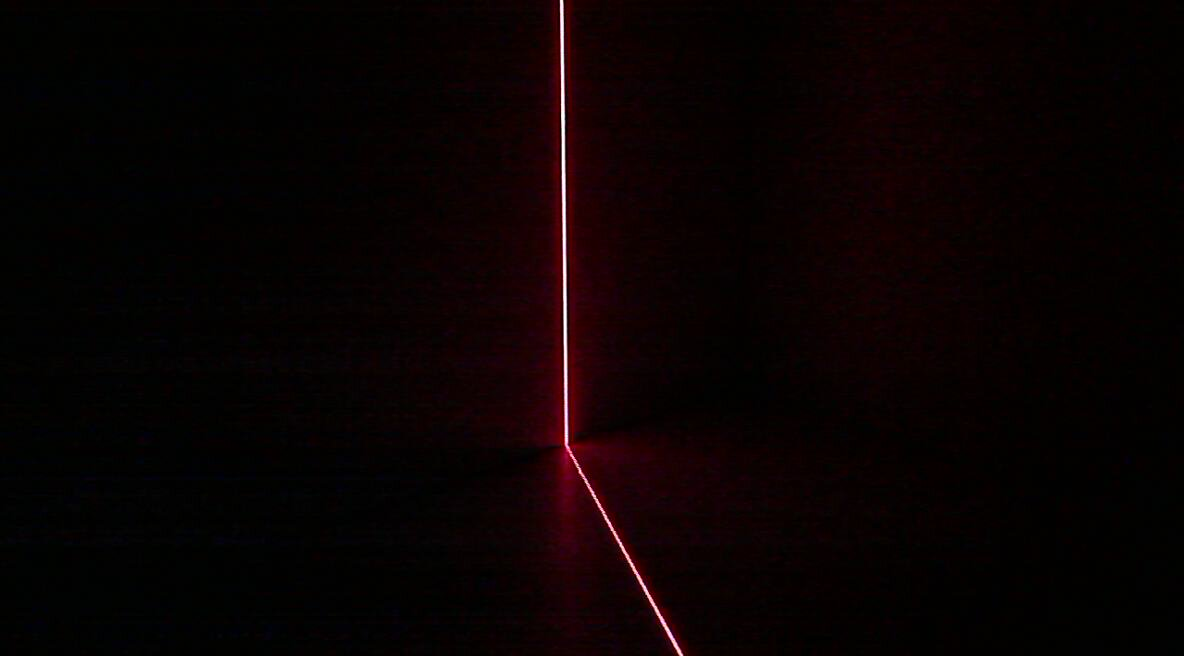
//> input picture pics/corner.jpg, 1184 x 656 px
$ ./main2   (built with g++ and OpenCV 4)
//> lines starting //> are read from the running program, lines starting //| are printed output that depends on the picture; after the words box and inside, x2 and y2 are one past the last pixel; in counts of white or black regions, pixels touching at a corner belong together
#include <iostream>
#include <stdlib.h>
#include <stdio.h>

#include <cv.h>
#include <highgui.h>

using namespace cv;

int V_cut=200;
int H_cut=100;

std::vector< std::vector <double> > A;

std::vector <double> image2Real(Point p)
{
  std::vector <double> res;
  double s = A[3][0]*(double)p.x + A[3][1]*(double)p.y + A[3][2];
  std::cerr << "s=" << s << std::endl;
  double X=0;
  double Y=0;
  double Z=0;
  s=100000;
  if(s!=0)
  {
    X = (A[0][0]*(double)p.x + A[0][1]*(double)p.y + A[0][2])/s;
    Y = (A[1][0]*(double)p.x + A[1][1]*(double)p.y + A[1][2])/s;
    Z = (A[2][0]*(double)p.x + A[2][1]*(double)p.y + A[2][2])/s;
    res.push_back(X);
    res.push_back(Y);
    res.push_back(Z);
  }
  else
    std::cerr << "Error in image2Real : s=0" << std::endl;

  return res;
}


using namespace cv;
int main(int argc, char ** argv)
{

  // Transformation matrix (svd octave function)
  std::vector< double > row;
// [23 lines of commented-out code are left out]

  row.push_back(3.40029568434935e+05);
  row.push_back(9.62738363555907e+04);
  row.push_back(1.74323335505271e+04);
  A.push_back(row);
  row.clear();
  row.push_back(1.53981017646603e+04);
  row.push_back(1.36045385557371e+04);
  row.push_back(3.83337816651352e+03);
  A.push_back(row);
  row.clear();
  row.push_back(2.94214152092455e+03);
  row.push_back(1.10431653825115e+03);
  row.push_back(9.03764719532437e+00);
  A.push_back(row);
  row.clear();
  row.push_back(9.92574144929398e-01);
  row.push_back(6.04487556479935e-01);
  row.push_back(2.14714106616099e-02);
  A.push_back(row);
  row.clear();


//////  CvCapture * capture = NULL; // capture
//////  IplImage * image = NULL; // capture assignation
  cv::Mat image = imread("pics/corner.jpg");
//> image is the input picture: 656 rows x 1184 cols, CV_8UC3; mean B, G, R 2.1, 2, 9.5
  cv::Mat image2; // clone of image
  cv::Mat image2HSV; // clone of image HSV version
  cv::Mat image2HSV2; // clone of image2HSV
  cv::Mat image2HSVGRAY; // clone of image2HSV

  cv::Mat img; // image for the calibration
  cv::Mat imgGRAY; // image for the calibration GRAY
  cv::Mat imgGRAY2; // image for the calibration GRAY
  cv::Mat imgWL; // image withlines

// [6 lines of commented-out code are left out]
	cvNamedWindow( "Real image" );
	cvNamedWindow( "Thresholded GRAY" );
//////	image = cvQueryFrame( capture );

	int c=0;
	int cpt=0;
//////	while( image && c != 32  && cpt==0) //spacebar to take image
  while(c != 32  && cpt==0) //spacebar to take image
	{
	  image2 = image;
	  cv::cvtColor(image2, image2HSV, CV_BGR2HSV);
//> image2HSV: 656 rows x 1184 cols, CV_8UC3; mean H, S, V 53.3, 216.7, 9.7
	  image2HSV2 = image2HSV;


//////	  image = cvQueryFrame( capture );


	  cv::cvtColor(image2, image2HSV, CV_BGR2HSV);
	  image2HSV2 = image2HSV;

	  // threshold image2HSV2
	  for(int i=0; i<image2HSV2.rows; i++)
    {
      for(int j=0; j<image2HSV2.cols; j++)
      {
        if(image2HSV.at<cv::Vec3b>(i,j)[2] < V_cut)
        {
          image2HSV2.at<cv::Vec3b>(i,j)[0] = 0;
          image2HSV2.at<cv::Vec3b>(i,j)[1] = 0;
          image2HSV2.at<cv::Vec3b>(i,j)[2] = 0;
        }
        else
        {
          image2HSV2.at<cv::Vec3b>(i,j) = image2HSV.at<cv::Vec3b>(i,j);
        }
      }
    }
//> image2HSV2: 656 rows x 1184 cols, CV_8UC3; mean H, S, V 0.4, 0.1, 0.6
    cv::blur( image2HSV2, image2HSV2, cv::Size(3,3) );
//> image2HSV2: 656 rows x 1184 cols, CV_8UC3; mean H, S, V 0.4, 0.1, 0.6
	  cvtColor( image2HSV2, image2HSVGRAY, CV_BGR2GRAY );
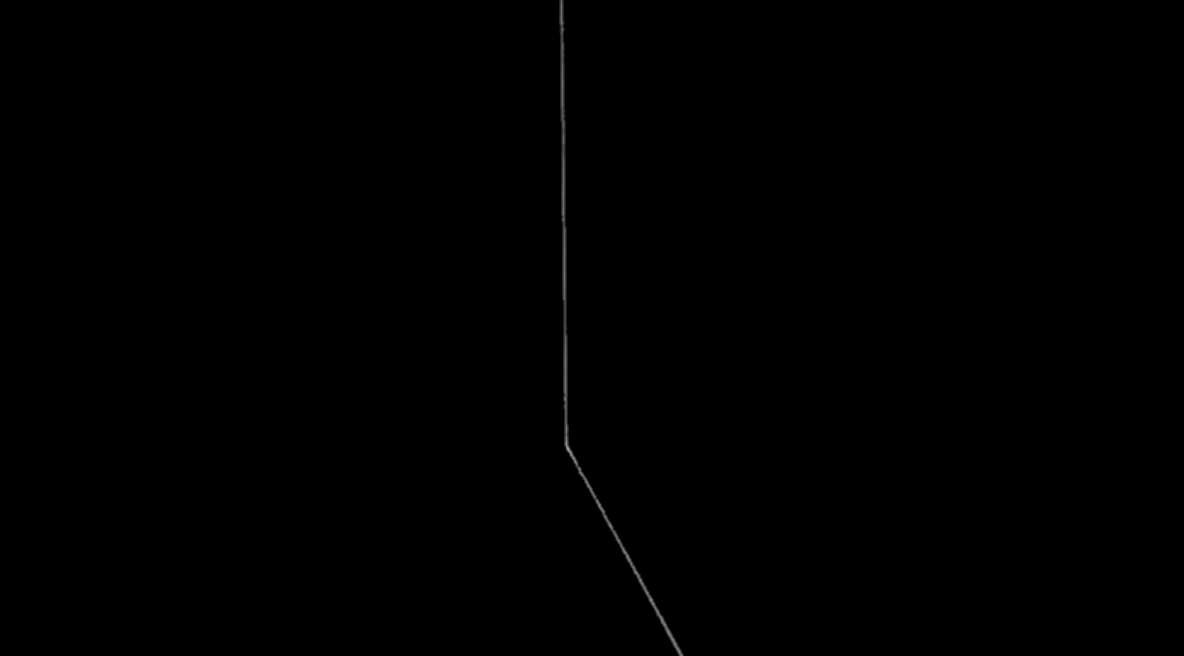
//> image2HSVGRAY: 656 rows x 1184 cols, CV_8UC1; min 0, max 172, mean 0.3

    imshow( "Real image", image2 );
	  cv::putText(image2, "Press 'Space' to take the snapshot", cvPoint(200,30), cv::FONT_HERSHEY_COMPLEX_SMALL, 0.45, cvScalar(200,200,200), 1);
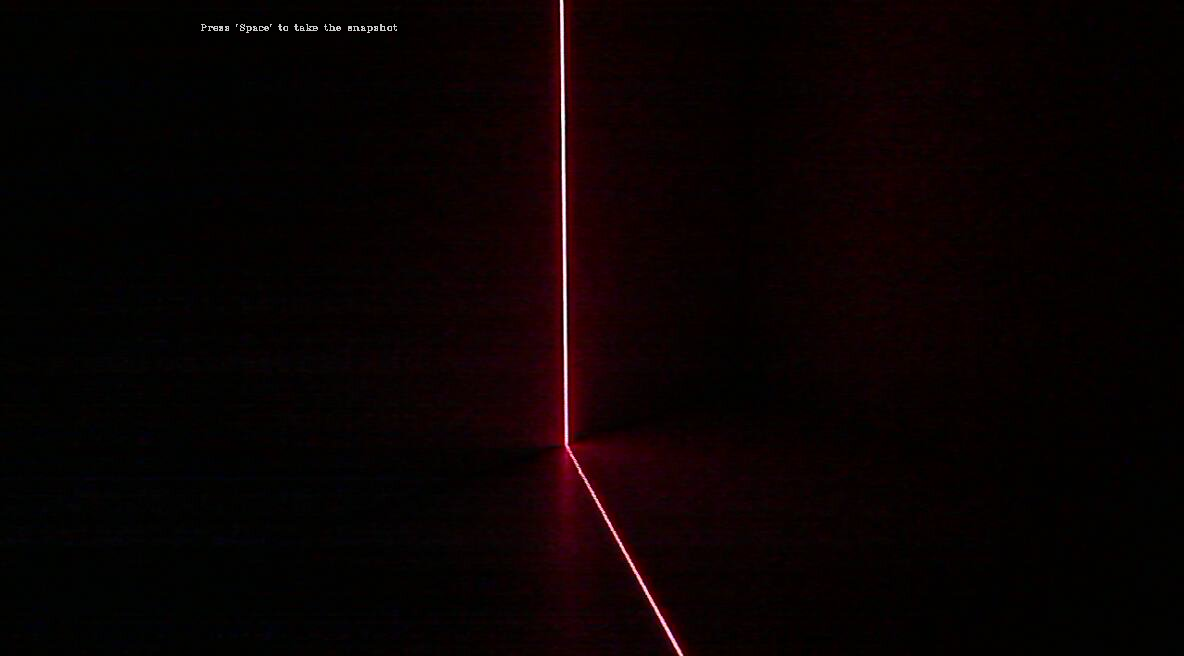
//> image2: 656 rows x 1184 cols, CV_8UC3; 0.06% of pixels changed, all inside (x1, y1, x2, y2) = (201, 24, 397, 33)

	  c = cvWaitKey( 15 );
//> the Esc key is pressed

    img = image2;
    imgGRAY = image2HSVGRAY;


    // Find middle of laser
    imgGRAY2 = imgGRAY.clone();
    imgGRAY2 = Scalar(0);
    std::vector<int> row;
    for(int i=0; i<imgGRAY.rows; i++)
    {
      for(int j=0; j<imgGRAY.cols; j++)
      {
        if(imgGRAY.at<unsigned char>(i,j) != 0)
          row.push_back(j);
      }
      if(row.size()!=0)
      {
        imgGRAY2.at<unsigned char>(i,row[row.size()/2]) = 255;
//        Point p(i,row[row.size()/2]);
//        std::vector<double> real = image2Real(p);
//        std::cout << real[0] << " " << real[1]  << " " << real[2] << std::endl;
      }
      row.clear();
    }
//> imgGRAY2: 656 rows x 1184 cols, CV_8UC1; 0.08% white in thin lines or dots, all inside (x1, y1, x2, y2) = (561, 0, 682, 656)

    for(int i=0; i<imgGRAY2.rows; i++)
    {
      for(int j=0; j<imgGRAY2.cols; j++)
      {
        if(imgGRAY2.at<unsigned char>(i,j)==255)
        {
          Point p(i,row[row.size()/2]);
          std::vector<double> real = image2Real(p);
          std::cout << real[0] << " " << real[1]  << " " << real[2] << std::endl;
        }
      }
    }


    imshow("Thresholded GRAY", imgGRAY2);
    ++cpt;
  }

  return 0;
}
